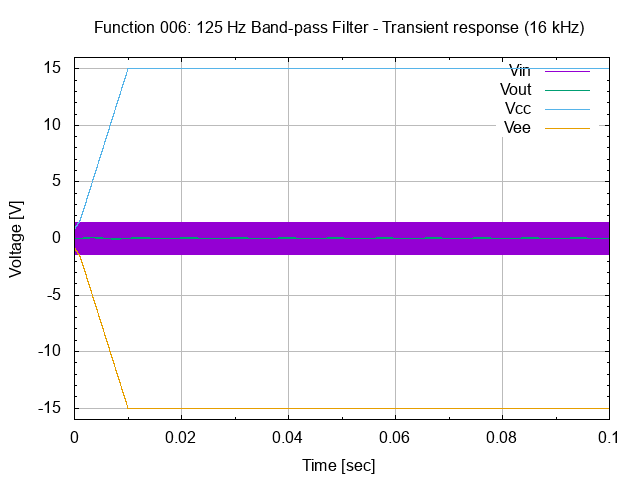

Source code (gnuplot):
# set terminal
set term png

# set graph
set output "26.006.00.01.02.01.png"
set title "Function 006: 125 Hz Band-pass Filter - Transient response (16 kHz)"

# setup Y-axis
set yrange [-16:16]
set grid ytics lt 1 lw 1 lc rgb "#bbbbbb"
set mytics
set ylabel "Voltage [V]"

# setup X-axis
set grid xtics lt 1 lw 1 lc rgb "#bbbbbb"
set mxtics
set xrange [0:0.1]
set xlabel "Time [sec]"

# setup plot style
set style data lines
plot '26.006.00.01.02.dat' using 1:2 title "Vin", \
     '26.006.00.01.02.dat' using 1:3 title "Vout", \
     '26.006.00.01.02.dat' using 1:4 title "Vcc", \
     '26.006.00.01.02.dat' using 1:5 title "Vee"

# set output back to default
set output

# reset terminal type
set terminal pop
